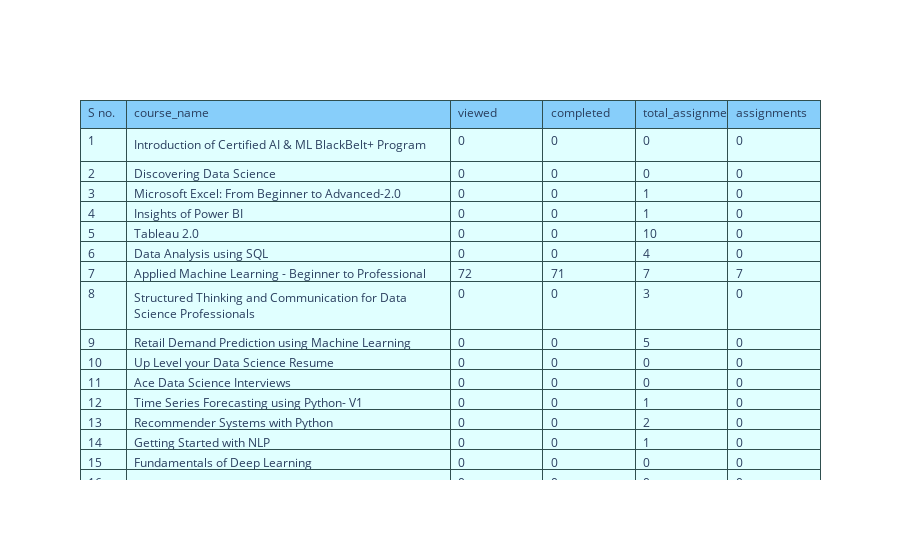

Notebook code cell kept with this figure:
### Code cell
fig = go.Figure(data=[go.Table(
      columnwidth = [50, 350,100,100,100,100],
      

    header=dict(values=col_list,
                line_color='darkslategray',
                fill_color='lightskyblue',
                align='left'),
    cells=dict(values=list_val, # 2nd column
               line_color='darkslategray',
               fill_color='lightcyan',
               align='left'))
])

fig.show()

### Figure 1 — Plotly figure (JSON) as saved in the notebook; plotly's stock layout.template omitted (floating-point values rounded to 4 significant figures; data arrays with more than 128 entries replaced by an {"elided": "..."} marker saying what was removed)
{"data": [{"cells": {"align": "left", "fill": {"color": "lightcyan"}, "line": {"color": "darkslategray"}, "values": {"elided": "6x30 mixed values"}}, "columnwidth": [50, 350, 100, 100, 100, 100], "header": {"align": "left", "fill": {"color": "lightskyblue"}, "line": {"color": "darkslategray"}, "values": ["S no.", "course_name", "viewed", "completed", "total_assignments", "assignments"]}, "type": "table"}], "layout": {}}
